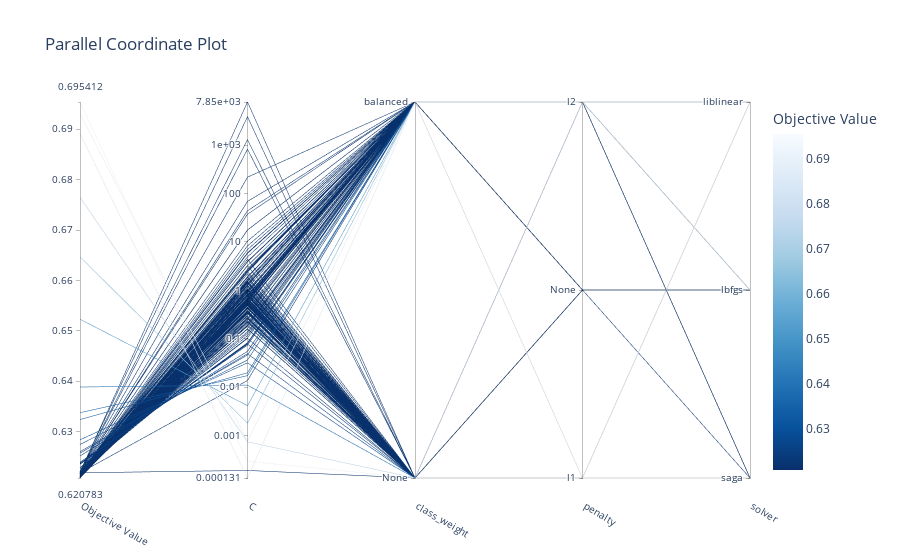

Source (notebook cell):
### Code cell
optuna.visualization.plot_parallel_coordinate(study_best_features)

### Figure 1 — Plotly figure (JSON) as saved in the notebook; plotly's stock layout.template omitted (floating-point values rounded to 4 significant figures; data arrays with more than 128 entries replaced by an {"elided": "..."} marker saying what was removed)
{"data": [{"dimensions": [{"label": "Objective Value", "range": [0.6208, 0.6954], "values": {"elided": "188 float values"}}, {"label": "C", "range": [-3.882, 3.895], "ticktext": ["0.000131", "0.001", "0.01", "0.1", "1", "10", "100", "1e+03", "7.85e+03"], "tickvals": [-3.882, -3, -2, -1, 0, 1, 2, 3, 3.895], "values": {"elided": "188 float values"}}, {"label": "class_weight", "range": [0, 1], "ticktext": ["None", "balanced"], "tickvals": [0, 1], "values": {"elided": "188 int values"}}, {"label": "penalty", "range": [0, 2], "ticktext": ["l1", "None", "l2"], "tickvals": [0, 1, 2], "values": {"elided": "188 int values"}}, {"label": "solver", "range": [0, 2], "ticktext": ["saga", "lbfgs", "liblinear"], "tickvals": [0, 1, 2], "values": {"elided": "188 int values"}}], "labelangle": 30, "labelside": "bottom", "line": {"color": {"elided": "188 float values"}, "colorbar": {"title": {"text": "Objective Value"}}, "colorscale": [[0, "rgb(247,251,255)"], [0.125, "rgb(222,235,247)"], [0.25, "rgb(198,219,239)"], [0.375, "rgb(158,202,225)"], [0.5, "rgb(107,174,214)"], [0.625, "rgb(66,146,198)"], [0.75, "rgb(33,113,181)"], [0.875, "rgb(8,81,156)"], [1, "rgb(8,48,107)"]], "reversescale": true, "showscale": true}, "type": "parcoords"}], "layout": {"title": {"text": "Parallel Coordinate Plot"}}}
